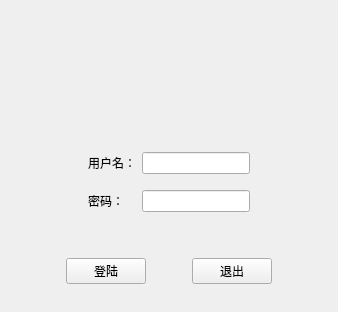
<?xml version="1.0" encoding="UTF-8"?>
<ui version="4.0">
 <class>MainWindow</class>
 <widget class="QMainWindow" name="MainWindow">
  <property name="geometry">
   <rect>
    <x>0</x>
    <y>0</y>
    <width>338</width>
    <height>312</height>
   </rect>
  </property>
  <property name="sizePolicy">
   <sizepolicy hsizetype="Fixed" vsizetype="Fixed">
    <horstretch>0</horstretch>
    <verstretch>0</verstretch>
   </sizepolicy>
  </property>
  <property name="minimumSize">
   <size>
    <width>338</width>
    <height>312</height>
   </size>
  </property>
  <property name="maximumSize">
   <size>
    <width>338</width>
    <height>312</height>
   </size>
  </property>
  <property name="windowTitle">
   <string>UI</string>
  </property>
  <widget class="QWidget" name="centralwidget">
   <layout class="QVBoxLayout" name="verticalLayout">
    <item>
     <widget class="QWidget" name="widget_2" native="true">
      <layout class="QHBoxLayout" name="horizontalLayout_2">
       <item>
        <widget class="QLabel" name="label_3">
         <property name="sizePolicy">
          <sizepolicy hsizetype="Fixed" vsizetype="Fixed">
           <horstretch>0</horstretch>
           <verstretch>0</verstretch>
          </sizepolicy>
         </property>
         <property name="minimumSize">
          <size>
           <width>100</width>
           <height>100</height>
          </size>
         </property>
         <property name="maximumSize">
          <size>
           <width>100</width>
           <height>100</height>
          </size>
         </property>
         <property name="text">
          <string/>
         </property>
         <property name="pixmap">
          <pixmap resource="image.qrc">:/source/LiAo.jpeg</pixmap>
         </property>
         <property name="scaledContents">
          <bool>true</bool>
         </property>
        </widget>
       </item>
      </layout>
     </widget>
    </item>
    <item>
     <widget class="QWidget" name="widget" native="true">
      <property name="enabled">
       <bool>true</bool>
      </property>
      <property name="sizePolicy">
       <sizepolicy hsizetype="Preferred" vsizetype="Preferred">
        <horstretch>0</horstretch>
        <verstretch>0</verstretch>
       </sizepolicy>
      </property>
      <property name="minimumSize">
       <size>
        <width>300</width>
        <height>100</height>
       </size>
      </property>
      <property name="maximumSize">
       <size>
        <width>500</width>
        <height>500</height>
       </size>
      </property>
      <layout class="QGridLayout" name="gridLayout">
       <item row="0" column="3">
        <spacer name="horizontalSpacer_5">
         <property name="orientation">
          <enum>Qt::Horizontal</enum>
         </property>
         <property name="sizeHint" stdset="0">
          <size>
           <width>40</width>
           <height>20</height>
          </size>
         </property>
        </spacer>
       </item>
       <item row="1" column="1">
        <widget class="QLabel" name="label_2">
         <property name="text">
          <string>密码：</string>
         </property>
        </widget>
       </item>
       <item row="0" column="0">
        <spacer name="horizontalSpacer_4">
         <property name="orientation">
          <enum>Qt::Horizontal</enum>
         </property>
         <property name="sizeHint" stdset="0">
          <size>
           <width>40</width>
           <height>20</height>
          </size>
         </property>
        </spacer>
       </item>
       <item row="0" column="2">
        <widget class="QLineEdit" name="lineEdit">
         <property name="sizePolicy">
          <sizepolicy hsizetype="Fixed" vsizetype="Fixed">
           <horstretch>0</horstretch>
           <verstretch>0</verstretch>
          </sizepolicy>
         </property>
        </widget>
       </item>
       <item row="0" column="1">
        <widget class="QLabel" name="label">
         <property name="text">
          <string>用户名：</string>
         </property>
        </widget>
       </item>
       <item row="1" column="2">
        <widget class="QLineEdit" name="lineEdit_2">
         <property name="sizePolicy">
          <sizepolicy hsizetype="Fixed" vsizetype="Fixed">
           <horstretch>0</horstretch>
           <verstretch>0</verstretch>
          </sizepolicy>
         </property>
         <property name="frame">
          <bool>true</bool>
         </property>
         <property name="echoMode">
          <enum>QLineEdit::Password</enum>
         </property>
        </widget>
       </item>
      </layout>
     </widget>
    </item>
    <item>
     <widget class="QWidget" name="widget" native="true">
      <property name="enabled">
       <bool>true</bool>
      </property>
      <property name="sizePolicy">
       <sizepolicy hsizetype="Preferred" vsizetype="Preferred">
        <horstretch>0</horstretch>
        <verstretch>0</verstretch>
       </sizepolicy>
      </property>
      <property name="minimumSize">
       <size>
        <width>300</width>
        <height>40</height>
       </size>
      </property>
      <layout class="QHBoxLayout" name="horizontalLayout">
       <item>
        <spacer name="horizontalSpacer">
         <property name="orientation">
          <enum>Qt::Horizontal</enum>
         </property>
         <property name="sizeHint" stdset="0">
          <size>
           <width>40</width>
           <height>20</height>
          </size>
         </property>
        </spacer>
       </item>
       <item>
        <widget class="QPushButton" name="pushButton">
         <property name="text">
          <string>登陆</string>
         </property>
        </widget>
       </item>
       <item>
        <spacer name="horizontalSpacer_3">
         <property name="orientation">
          <enum>Qt::Horizontal</enum>
         </property>
         <property name="sizeType">
          <enum>QSizePolicy::Fixed</enum>
         </property>
         <property name="sizeHint" stdset="0">
          <size>
           <width>40</width>
           <height>20</height>
          </size>
         </property>
        </spacer>
       </item>
       <item>
        <widget class="QPushButton" name="pushButton_2">
         <property name="text">
          <string>退出</string>
         </property>
        </widget>
       </item>
       <item>
        <spacer name="horizontalSpacer_2">
         <property name="orientation">
          <enum>Qt::Horizontal</enum>
         </property>
         <property name="sizeHint" stdset="0">
          <size>
           <width>40</width>
           <height>20</height>
          </size>
         </property>
        </spacer>
       </item>
      </layout>
     </widget>
    </item>
   </layout>
  </widget>
 </widget>
 <resources>
  <include location="image.qrc"/>
 </resources>
 <connections>
  <connection>
   <sender>pushButton_2</sender>
   <signal>clicked()</signal>
   <receiver>MainWindow</receiver>
   <slot>close()</slot>
   <hints>
    <hint type="sourcelabel">
     <x>262</x>
     <y>159</y>
    </hint>
    <hint type="destinationlabel">
     <x>199</x>
     <y>99</y>
    </hint>
   </hints>
  </connection>
 </connections>
</ui>
